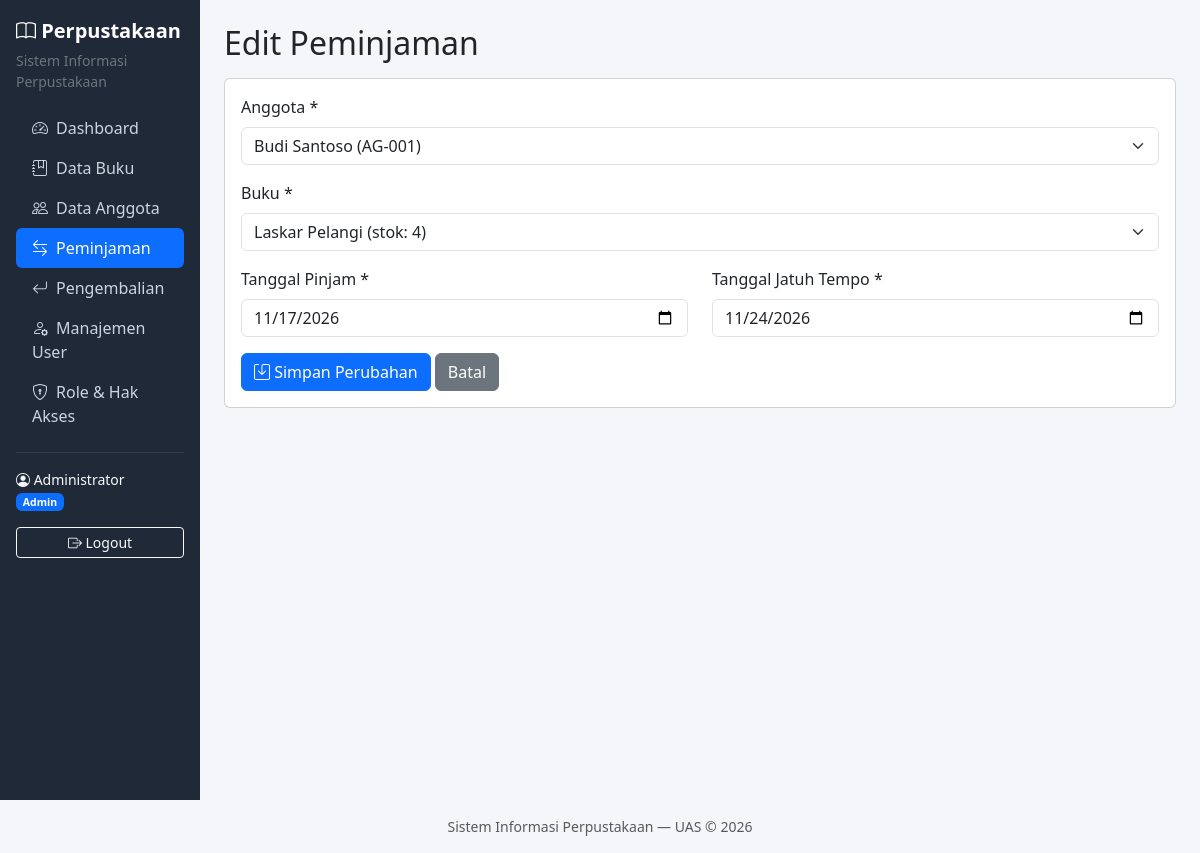
The page /source/peminjaman/edit.php?id=1 (signed in) on the database its author committed.
### tables this page shows
CREATE TABLE IF NOT EXISTS peminjaman (
    id INT AUTO_INCREMENT PRIMARY KEY,
    anggota_id INT NOT NULL,
    buku_id INT NOT NULL,
    tanggal_pinjam DATE NOT NULL,
    tanggal_jatuh_tempo DATE NOT NULL,
    tanggal_kembali DATE NULL,
    status ENUM('dipinjam','dikembalikan','terlambat') NOT NULL DEFAULT 'dipinjam',
    denda INT NOT NULL DEFAULT 0,
    created_at TIMESTAMP DEFAULT CURRENT_TIMESTAMP,
    FOREIGN KEY (anggota_id) REFERENCES anggota (id),
    FOREIGN KEY (buku_id) REFERENCES buku (id)
);

CREATE TABLE IF NOT EXISTS anggota (
    id INT AUTO_INCREMENT PRIMARY KEY,
    nomor_anggota VARCHAR(20) NOT NULL UNIQUE,
    nama VARCHAR(100) NOT NULL,
    telepon VARCHAR(20) NULL,
    alamat TEXT NULL,
    created_at TIMESTAMP DEFAULT CURRENT_TIMESTAMP
);

CREATE TABLE IF NOT EXISTS buku (
    id INT AUTO_INCREMENT PRIMARY KEY,
    judul VARCHAR(200) NOT NULL,
    penulis VARCHAR(100) NOT NULL,
    penerbit VARCHAR(100) NULL,
    tahun INT NULL,
    kategori_id INT NULL,
    stok INT NOT NULL DEFAULT 0,
    created_at TIMESTAMP DEFAULT CURRENT_TIMESTAMP,
    FOREIGN KEY (kategori_id) REFERENCES kategori (id) ON DELETE SET NULL
);

### source/includes/auth.php (called while the page is built, shortened)
<?php
function url($path)
{
    return BASE_PATH . $path;
}
function e($str)
{
    return htmlspecialchars((string) $str, ENT_QUOTES, 'UTF-8');
}

### source/peminjaman/edit.php (the view, shortened to what this page needs)
<?php
require __DIR__ . '/../includes/auth.php';
$id = (int) ($_GET['id'] ?? 0);
$stmt = $pdo->prepare('SELECT * FROM peminjaman WHERE id = ?');
$stmt->execute([$id]);
$pinjam = $stmt->fetch();
$anggota = $pdo->query('SELECT * FROM anggota ORDER BY nama')->fetchAll();
$buku = $pdo->query('SELECT * FROM buku ORDER BY judul')->fetchAll();
require __DIR__ . '/../includes/header.php';
?>
<div class="card"><div class="card-body">
    <form method="post" action="<?= url('/peminjaman/edit.php') ?>?id=<?= $id ?>">
        <div class="mb-3">
            <label class="form-label">Anggota *</label>
            <select name="anggota_id" class="form-select" required>
                <?php foreach ($anggota as $a): ?>
                    <option value="<?= (int) $a['id'] ?>" <?= ((int) ($_POST['anggota_id'] ?? $pinjam['anggota_id']) === (int) $a['id']) ? 'selected' : '' ?>><?= e($a['nama']) ?> (<?= e($a['nomor_anggota']) ?>)</option>
                <?php endforeach; ?>
            </select>
        </div>
        <div class="mb-3">
            <label class="form-label">Buku *</label>
            <select name="buku_id" class="form-select" required>
                <?php foreach ($buku as $b): ?>
                    <option value="<?= (int) $b['id'] ?>" <?= ((int) ($_POST['buku_id'] ?? $pinjam['buku_id']) === (int) $b['id']) ? 'selected' : '' ?>><?= e($b['judul']) ?> (stok: <?= (int) $b['stok'] ?>)</option>
                <?php endforeach; ?>
            </select>
        </div>
        <div class="row">
            <div class="col-md-6 mb-3">
                <label class="form-label">Tanggal Pinjam *</label>
                <input type="date" name="tanggal_pinjam" class="form-control" required value="<?= e($_POST['tanggal_pinjam'] ?? $pinjam['tanggal_pinjam']) ?>">
            </div>
            <div class="col-md-6 mb-3">
                <label class="form-label">Tanggal Jatuh Tempo *</label>
                <input type="date" name="tanggal_jatuh_tempo" class="form-control" required value="<?= e($_POST['tanggal_jatuh_tempo'] ?? $pinjam['tanggal_jatuh_tempo']) ?>">
            </div>
        </div>
        <button type="submit" class="btn btn-primary"><i class="bi bi-save"></i> Simpan Perubahan</button>
        <a href="<?= url('/peminjaman/index.php') ?>" class="btn btn-secondary">Batal</a>
    </form>
</div></div>
<?php require __DIR__ . '/../includes/footer.php'; ?>

### source/includes/header.php (style rules this page uses)
body { background-color: #f4f6f9; }

### rows shown on the page
peminjaman: anggota_id "Budi Santoso (AG-001)", buku_id "Laskar Pelangi (stok: 4)", tanggal_pinjam "11/17/2026", tanggal_jatuh_tempo "11/24/2026"

### other values the page prints
$user['name'] "Administrator"
$user['role_name'] "Admin"
$title "Edit Peminjaman"
